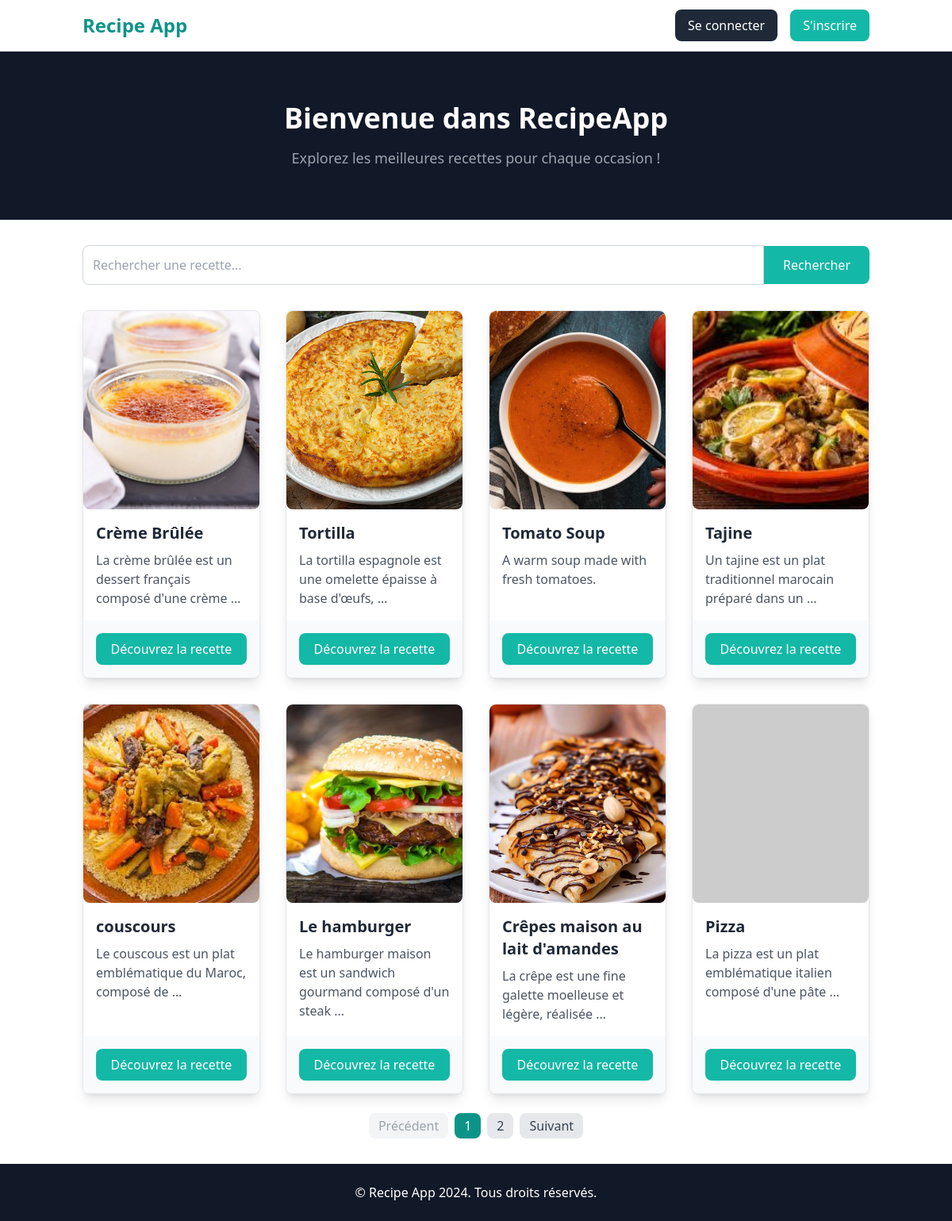
The app's page /recipes/ with its own data.
### recipes/models.py (models this page shows, shortened)
class Recipe(models.Model):
    title = models.CharField(max_length=200)  # Titre de la recette
    description = models.TextField()  # Description détaillée de la recette
    user = models.ForeignKey(User, on_delete=models.SET_NULL, null=True, blank=True)  # Utilisateur ayant créé la recette
    image = models.ImageField(upload_to='recipes_photos/', default="https://dummyimage.com/450x300/dee2e6/6c757d.jpg")  # Image de la recette

### recipes/views.py (the view)
# urls.py: path('',recipes.views.index,name='recipes'),
def index(request):
    template = loader.get_template("./recipes/index.html")
    liste_recettes = Recipe.objects.all()
    paginator = Paginator(liste_recettes, 8)  # 8 recettes par page
    page_number = request.GET.get('page')  # Numéro de la page actuelle
    recettes = paginator.get_page(page_number)  # Obtenez les recettes pour la page
    return HttpResponse(template.render(request=request, context={"recettes": recettes}))

### recipes/templates/recipes/index.html (shortened to what this page needs)
<!DOCTYPE html>
<html lang="en">
<head>
    <script src="https://cdn.tailwindcss.com"></script>
</head>
<body class="font-sans antialiased">
    <nav class="bg-white border-b border-gray-200">
        <div class="container mx-auto px-4 py-3 flex justify-between items-center">
            <div class="flex items-center space-x-4">
                <a href="{% url 'recipes'%}" class="text-2xl font-semibold text-teal-600">Recipe App</a>
            </div>
            <div class="flex items-center space-x-4">
                {% if user.is_authenticated %}
                <p class="text-gray-700">Bonjour, <span class="font-bold">{{ user.username }}</span></p>
                <a href="{% url 'profile' %}"
                    class="bg-teal-500 text-white hover:bg-teal-600 px-4 py-2 rounded-lg">Profile</a>
                {% else %}
                <a href="{% url 'login' %}" class="bg-gray-800 text-white hover:bg-gray-900 px-4 py-2 rounded-lg">Se
                    connecter</a>
                <a href="{% url 'signup' %}"
                    class="bg-teal-500 text-white hover:bg-teal-600 px-4 py-2 rounded-lg">S'inscrire</a>
                {% endif %}
            </div>
        </div>
    </nav>
    <header class="bg-gray-900 py-16">
        <div class="container mx-auto text-center text-white">
            <h1 class="text-4xl font-bold">Bienvenue dans RecipeApp</h1>
            <p class="text-lg mt-4 text-gray-400">Explorez les meilleures recettes pour chaque occasion !</p>
        </div>
    </header>
    <div class="container mx-auto px-4 mt-8">
        <form action="{% url 'chercher_recette' %}" method="get" class="flex items-center">
            <input type="text" name="query" placeholder="Rechercher une recette..."
                class="flex-1 border border-gray-300 p-3 rounded-l-lg focus:outline-none"
                value="{{ request.GET.query }}" required>
            <button type="submit" class="bg-teal-500 text-white hover:bg-teal-600 px-6 py-3 rounded-r-lg">
                Rechercher
            </button>
        </form>
    </div>
    <section class="py-8">
        <div class="container mx-auto px-4">
            <div class="grid grid-cols-1 md:grid-cols-2 lg:grid-cols-4 gap-8">
                {% for recette in recettes %}
                <div
                    class="bg-white border border-gray-200 rounded-lg shadow-lg overflow-hidden hover:scale-105 transform transition flex flex-col">
                    <img src="../../../recipes_photos/{{recette.image }}"
                        class="w-full h-[250px] object-cover rounded-lg"
                        onerror="this.onerror=null; this.src='https://dummyimage.com/450x300/dee2e6/6c757d.jpg';">
                    <div class="p-4 flex-grow">
                        <h2 class="text-xl font-semibold text-gray-800">{{ recette.title }}</h2>
                        <p class="text-gray-600 mt-2">{{ recette.description|truncatewords:10 }}</p>
                    </div>
                    <div class="p-4 bg-gray-50 mt-auto">
                        <a href="{% url 'recette_info' recette.id%}"
                            class="bg-teal-500 text-white hover:bg-teal-600 px-4 py-2 block text-center rounded-lg">Découvrez
                            la recette</a>
                    </div>
                </div>
                {% endfor %}
            </div>
        </div>
        {% if recettes.has_other_pages %}
        <div class="flex justify-center mt-6">
            {% if recettes.has_previous %}
            <a href="?page={{ recettes.previous_page_number }}{% for key, value in request.GET.items %}{% if key != 'page' %}&{{ key }}={{ value }}{% endif %}{% endfor %}"
                class="px-3 py-1 bg-gray-200 text-gray-700 rounded-lg mx-1">Précédent</a>
            {% else %}
            <span class="px-3 py-1 bg-gray-100 text-gray-400 rounded-lg mx-1">Précédent</span>
            {% endif %}
            {% for num in recettes.paginator.page_range %}
            {% if num == recettes.number %}
            <span class="px-3 py-1 bg-teal-600 text-white rounded-lg mx-1">{{ num }}</span>
            {% else %}
            <a href="?page={{ num }}{% for key, value in request.GET.items %}{% if key != 'page' %}&{{ key }}={{ value }}{% endif %}{% endfor %}"
                class="px-3 py-1 bg-gray-200 text-gray-700 rounded-lg mx-1">{{ num }}</a>
            {% endif %}
            {% endfor %}
            {% if recettes.has_next %}
            <a href="?page={{ recettes.next_page_number }}{% for key, value in request.GET.items %}{% if key != 'page' %}&{{ key }}={{ value }}{% endif %}{% endfor %}"
                class="px-3 py-1 bg-gray-200 text-gray-700 rounded-lg mx-1">Suivant</a>
            {% else %}
            <span class="px-3 py-1 bg-gray-100 text-gray-400 rounded-lg mx-1">Suivant</span>
            {% endif %}
        </div>
        {% endif %}
    </section>
    <footer class="bg-gray-900 py-6">
        <div class="container mx-auto text-center text-white">
            <p>&copy; Recipe App 2024. Tous droits réservés.</p>
        </div>
    </footer>
</body>
</html>

### records on screen
Recipe: image (picture), title "Crème Brûlée", description "La crème brûlée est un dessert français composé d'une crème …"
Recipe: image (picture), title "Tortilla", description "La tortilla espagnole est une omelette épaisse à base d'œufs, …"
Recipe: image (picture), title "Tomato Soup", description "A warm soup made with fresh tomatoes."
Recipe: image (picture), title "Tajine", description "Un tajine est un plat traditionnel marocain préparé dans un …"
Recipe: image (picture), title "couscours", description "Le couscous est un plat emblématique du Maroc, composé de …"
Recipe: image (picture), title "Le hamburger", description "Le hamburger maison est un sandwich gourmand composé d'un steak …"
Recipe: image (picture), title "Crêpes maison au lait d'amandes", description "La crêpe est une fine galette moelleuse et légère, réalisée …"
Recipe: title "Pizza", description "La pizza est un plat emblématique italien composé d'une pâte …"

### other values on screen
{{ num }} "1"
{{ num }} "2"
